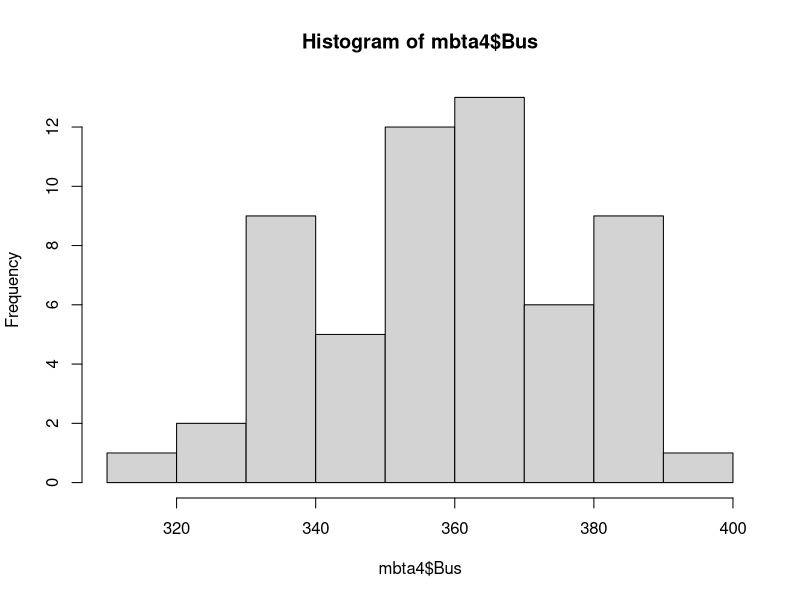

The R script that drew this image:
## ---- chunk 1
library(readxl)
library(tidyr)
## ---- chunk 2
mbta <- read_excel("mbta.xlsx", skip = 1)
head(mbta)
## ---- chunk 3
str(mbta)
head(mbta)
summary(mbta)
## ---- chunk 4
mbta1 <- mbta[-c(1,7,11), -1]
head(mbta1)
## ---- chunk 5
mbta2 <- gather(mbta1, month, thou_riders, -mode)
head(mbta2)
## ---- chunk 6
mbta2$thou_riders <- as.numeric(mbta2$thou_riders)
## ---- chunk 7
mbta3 <- spread(mbta2, mode, thou_riders)
head(mbta3)
## ---- chunk 8
mbta4 <- separate(mbta3, month, c("year", "month"))
head(mbta4)
## ---- chunk 9
summary(mbta4)

hist(mbta4$Bus)
